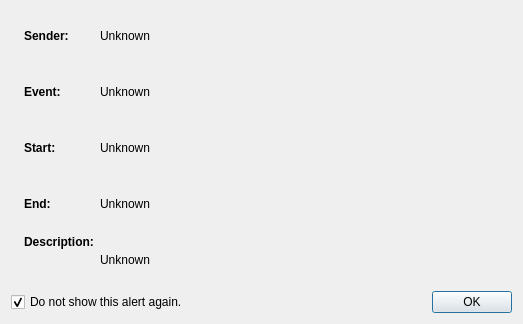
<?xml version="1.0" encoding="UTF-8"?>
<ui version="4.0">
 <class>AlertDialog</class>
 <widget class="QDialog" name="AlertDialog">
  <property name="geometry">
   <rect>
    <x>0</x>
    <y>0</y>
    <width>523</width>
    <height>324</height>
   </rect>
  </property>
  <property name="windowTitle">
   <string>Weather Alert</string>
  </property>
  <property name="windowIcon">
   <iconset resource="rsc/resources.qrc">
    <normaloff>:/TrayWeather/application.svg</normaloff>:/TrayWeather/application.svg</iconset>
  </property>
  <property name="toolTip">
   <string>Weather Alert</string>
  </property>
  <layout class="QVBoxLayout" name="verticalLayout" stretch="1,0">
   <item>
    <layout class="QHBoxLayout" name="horizontalLayout" stretch="0,1">
     <item>
      <widget class="QLabel" name="label">
       <property name="minimumSize">
        <size>
         <width>0</width>
         <height>0</height>
        </size>
       </property>
       <property name="maximumSize">
        <size>
         <width>64</width>
         <height>64</height>
        </size>
       </property>
       <property name="text">
        <string/>
       </property>
       <property name="pixmap">
        <pixmap resource="rsc/resources.qrc">:/TrayWeather/alert.svg</pixmap>
       </property>
       <property name="scaledContents">
        <bool>true</bool>
       </property>
       <property name="alignment">
        <set>Qt::AlignCenter</set>
       </property>
      </widget>
     </item>
     <item>
      <layout class="QVBoxLayout" name="verticalLayout_2">
       <item>
        <layout class="QGridLayout" name="gridLayout" columnstretch="0,1">
         <item row="0" column="0">
          <widget class="QLabel" name="label_2">
           <property name="font">
            <font>
             <weight>75</weight>
             <bold>true</bold>
            </font>
           </property>
           <property name="text">
            <string>Sender:</string>
           </property>
          </widget>
         </item>
         <item row="2" column="0">
          <widget class="QLabel" name="label_6">
           <property name="font">
            <font>
             <weight>75</weight>
             <bold>true</bold>
            </font>
           </property>
           <property name="text">
            <string>Start:</string>
           </property>
          </widget>
         </item>
         <item row="2" column="1">
          <widget class="QLabel" name="m_start">
           <property name="text">
            <string>Unknown</string>
           </property>
          </widget>
         </item>
         <item row="3" column="1">
          <widget class="QLabel" name="m_end">
           <property name="text">
            <string>Unknown</string>
           </property>
          </widget>
         </item>
         <item row="1" column="0">
          <widget class="QLabel" name="label_4">
           <property name="font">
            <font>
             <weight>75</weight>
             <bold>true</bold>
            </font>
           </property>
           <property name="text">
            <string>Event:</string>
           </property>
          </widget>
         </item>
         <item row="0" column="1">
          <widget class="QLabel" name="m_sender">
           <property name="text">
            <string>Unknown</string>
           </property>
          </widget>
         </item>
         <item row="3" column="0">
          <widget class="QLabel" name="label_8">
           <property name="font">
            <font>
             <weight>75</weight>
             <bold>true</bold>
            </font>
           </property>
           <property name="text">
            <string>End:</string>
           </property>
          </widget>
         </item>
         <item row="1" column="1">
          <widget class="QLabel" name="m_event">
           <property name="text">
            <string>Unknown</string>
           </property>
          </widget>
         </item>
         <item row="4" column="0">
          <widget class="QLabel" name="label_10">
           <property name="font">
            <font>
             <weight>75</weight>
             <bold>true</bold>
            </font>
           </property>
           <property name="text">
            <string>Description:</string>
           </property>
           <property name="alignment">
            <set>Qt::AlignLeading|Qt::AlignLeft|Qt::AlignTop</set>
           </property>
          </widget>
         </item>
         <item row="4" column="1">
          <widget class="QLabel" name="m_description">
           <property name="text">
            <string>Unknown</string>
           </property>
           <property name="wordWrap">
            <bool>true</bool>
           </property>
          </widget>
         </item>
        </layout>
       </item>
      </layout>
     </item>
    </layout>
   </item>
   <item>
    <layout class="QHBoxLayout" name="horizontalLayout_2" stretch="1,0">
     <item>
      <widget class="QCheckBox" name="m_showAgain">
       <property name="text">
        <string>Do not show this alert again.</string>
       </property>
       <property name="checked">
        <bool>true</bool>
       </property>
      </widget>
     </item>
     <item>
      <widget class="QDialogButtonBox" name="buttonBox">
       <property name="orientation">
        <enum>Qt::Horizontal</enum>
       </property>
       <property name="standardButtons">
        <set>QDialogButtonBox::Ok</set>
       </property>
      </widget>
     </item>
    </layout>
   </item>
  </layout>
 </widget>
 <resources>
  <include location="rsc/resources.qrc"/>
 </resources>
 <connections>
  <connection>
   <sender>buttonBox</sender>
   <signal>accepted()</signal>
   <receiver>AlertDialog</receiver>
   <slot>accept()</slot>
   <hints>
    <hint type="sourcelabel">
     <x>248</x>
     <y>254</y>
    </hint>
    <hint type="destinationlabel">
     <x>157</x>
     <y>274</y>
    </hint>
   </hints>
  </connection>
  <connection>
   <sender>buttonBox</sender>
   <signal>rejected()</signal>
   <receiver>AlertDialog</receiver>
   <slot>reject()</slot>
   <hints>
    <hint type="sourcelabel">
     <x>316</x>
     <y>260</y>
    </hint>
    <hint type="destinationlabel">
     <x>286</x>
     <y>274</y>
    </hint>
   </hints>
  </connection>
 </connections>
</ui>
